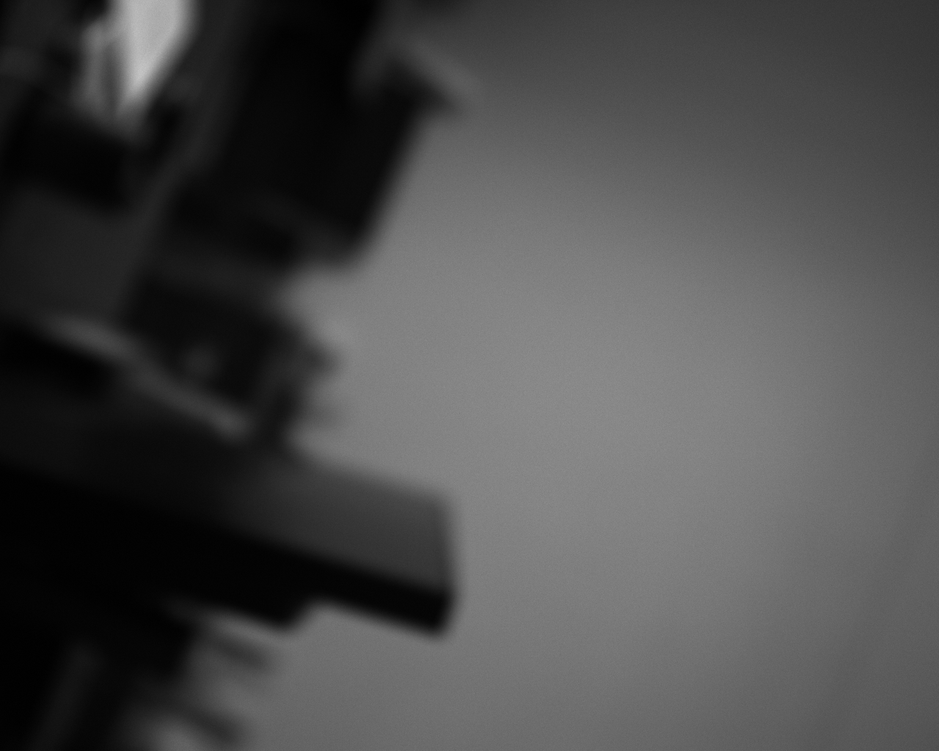
#> input picture week02-camera/day09/images/step02_exposure_1000us.png, 939 x 751 px, shrunk from 1280 x 1024 before the run
$ python test03_threshold_comparison.py
#> lines starting #> are read from the running program, lines starting #| are printed output that depends on the picture; after the words box and inside, x2 and y2 are one past the last pixel; in counts of white or black regions, pixels touching at a corner belong together
"""
Description:
Author: Jie.Zh
Date: 2026-06-29 23:42:23
LastEditTime: 2026-06-29 23:44:44
"""

from pathlib import Path

BASE_DIR = Path(__file__).resolve().parent
IMAGE_FILE_PATH = BASE_DIR / "images" / "step02_exposure_1000us.png"

OUTPUTS_PATH = BASE_DIR / "outputs" / "test03_threshold_comparison"
OUTPUTS_PATH.mkdir(parents=True, exist_ok=True)
image_name = IMAGE_FILE_PATH.stem

MULTI_THRESHOLDS = [60, 80, 100, 120, 140]
MIN_AREA = 300


# 转化为灰度图
def convert_gray_image(image):
    import cv2

    if image is None:
        raise RuntimeError("图片获取失败！")

    if image.ndim == 2:
        return image
    if image.ndim == 3:
        return cv2.cvtColor(image, cv2.COLOR_BGR2GRAY)
    raise RuntimeError(f"灰度图转化失败，当前图片维度为{image.ndim}")


# 二值图
def convert_binary_image(gray, threshold):
    import cv2

    ret, binary = cv2.threshold(
        gray,
        threshold,
        255,
        cv2.THRESH_BINARY,
    )
    if ret != threshold:
        raise RuntimeError("实际阈值与固定阈值不相同")
    return binary


# 轮廓标注
def contour_annotation(contour, marked, color):
    import cv2

    x, y, w, h = cv2.boundingRect(contour)
    cv2.rectangle(marked, (x, y), (x + w, y + h), color, 1, cv2.LINE_AA)


# 打印阈值对应的信息
def print_threshold_stats(
    binary,
    threshold,
    valid_contours,
    original_contour_count,
):
    import cv2
    import numpy as np

    white_pixels = np.count_nonzero(binary == 255)
    white_ratio = white_pixels / binary.size * 100

    areas = sorted([cv2.contourArea(cnt) for cnt in valid_contours], reverse=True)
    max_area = areas[0] if len(areas) != 0 else "0"
    print(
        f"当前阈值：{threshold}\n"
        f"白色像素比例：{white_ratio:.2f}% "
        f"原始轮廓数量：{original_contour_count} "
        f"有效轮廓数量：{len(valid_contours)} "
        f"最大有效轮廓面积：{max_area}"
    )


# 保存图片
def saved_image(path, image):
    import cv2

    saved = cv2.imwrite(str(path), image)
    if not saved:
        raise RuntimeError(f"{path.name} 保存失败")


def main():
    import cv2

    image = cv2.imread(str(IMAGE_FILE_PATH))
#> image is the input picture: shape (751, 939, 3); min 0, max 197, mean 74.4
    gray = convert_gray_image(image)
    # 循环固定阈值数组
    for threshold in MULTI_THRESHOLDS:
        # 复制图片
        marked_image = image.copy()
        # 保存图片路径
        binary_path = OUTPUTS_PATH / f"threshold_{threshold}_binary.png"
        result_path = OUTPUTS_PATH / f"threshold_{threshold}_contours.png"
        # 二值化图片
        binary = convert_binary_image(gray, threshold)
        # 寻找轮廓
        contours, _ = cv2.findContours(
            binary,
            cv2.RETR_EXTERNAL,
            cv2.CHAIN_APPROX_SIMPLE,
        )
        valid_contours = []
        # 循环轮廓
        for contour in contours:
            area = cv2.contourArea(contour)
            # 有效轮廓
            if area >= MIN_AREA:
                valid_contours.append(contour)
                contour_annotation(contour, marked_image, (0, 255, 0))
        # 打印阈值对应信息
        print_threshold_stats(binary, threshold, valid_contours, len(contours))
        # 保存图片
        saved_image(binary_path, binary)
        saved_image(result_path, marked_image)
#> this loop made 5 passes
#> (ret in convert_binary_image, white_pixels in print_threshold_stats, white_ratio in print_threshold_stats) on passes 1 to 5: (60, 442620, 62.77), (80, 372771, 52.86), (100, 279848, 39.68), (120, 140282, 19.89), (140, 4008, 0.568)
#| 当前阈值：60
#| 白色像素比例：62.77% 原始轮廓数量：227 有效轮廓数量：3 最大有效轮廓面积：430059.0
#| 当前阈值：80
#| 白色像素比例：52.86% 原始轮廓数量：246 有效轮廓数量：3 最大有效轮廓面积：362986.0
#| 当前阈值：100
#| 白色像素比例：39.68% 原始轮廓数量：615 有效轮廓数量：2 最大有效轮廓面积：272952.0
#| 当前阈值：120
#| 白色像素比例：19.89% 原始轮廓数量：766 有效轮廓数量：2 最大有效轮廓面积：135369.5
#| 当前阈值：140
#| 白色像素比例：0.57% 原始轮廓数量：25 有效轮廓数量：1 最大有效轮廓面积：3852.0
#> pass 1, in convert_binary_image, `ret, binary = cv2.threshold( gray, threshold, 255, cv2.THRESH_BINARY, )`:
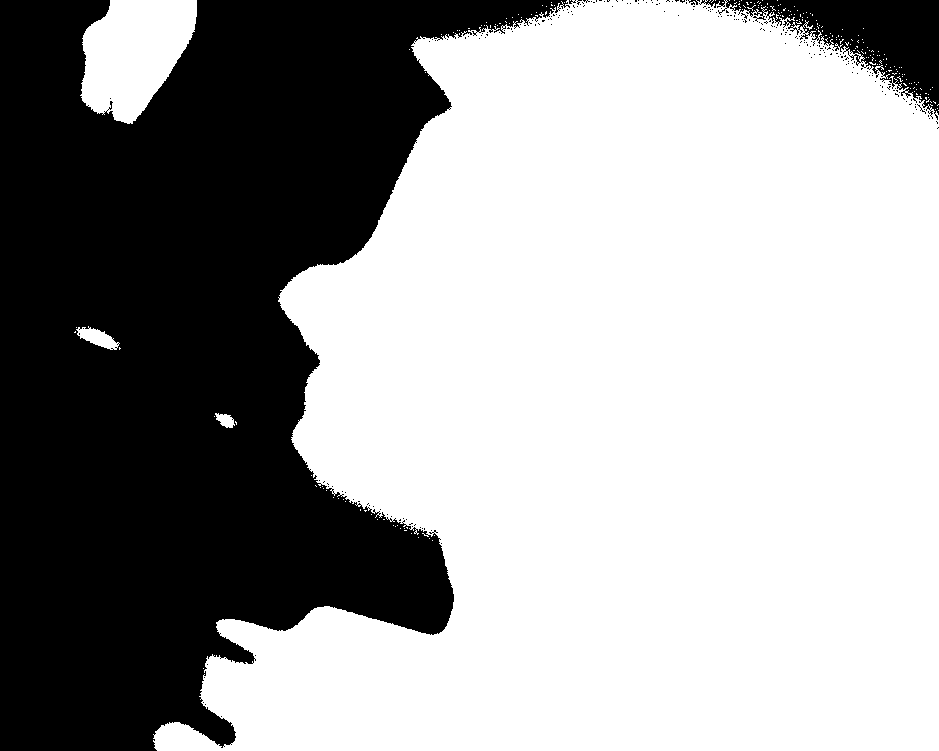
#> binary: shape (751, 939); 62.8% white; 236 black regions (233 under 20 px), largest, box (x1, y1, x2, y2) and area: (0, 0, 570, 751) 251593, (699, 0, 939, 120) 10496, (688, 0, 700, 5) 31
#> pass 1, in saved_image (call 2), `saved = cv2.imwrite(str(path), image)`:
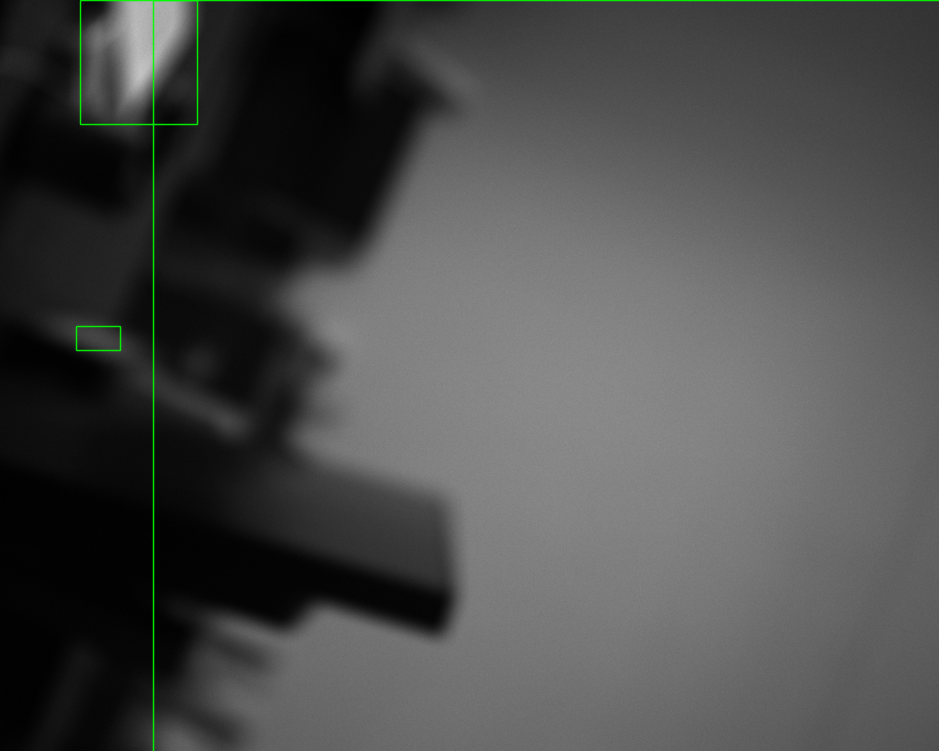
#> saved as threshold_60_contours.png: shape (751, 939, 3); mean B, G, R 74.3, 75.2, 74.3
#> pass 2, in convert_binary_image (call 2), `ret, binary = cv2.threshold( gray, threshold, 255, cv2.THRESH_BINARY, )`:
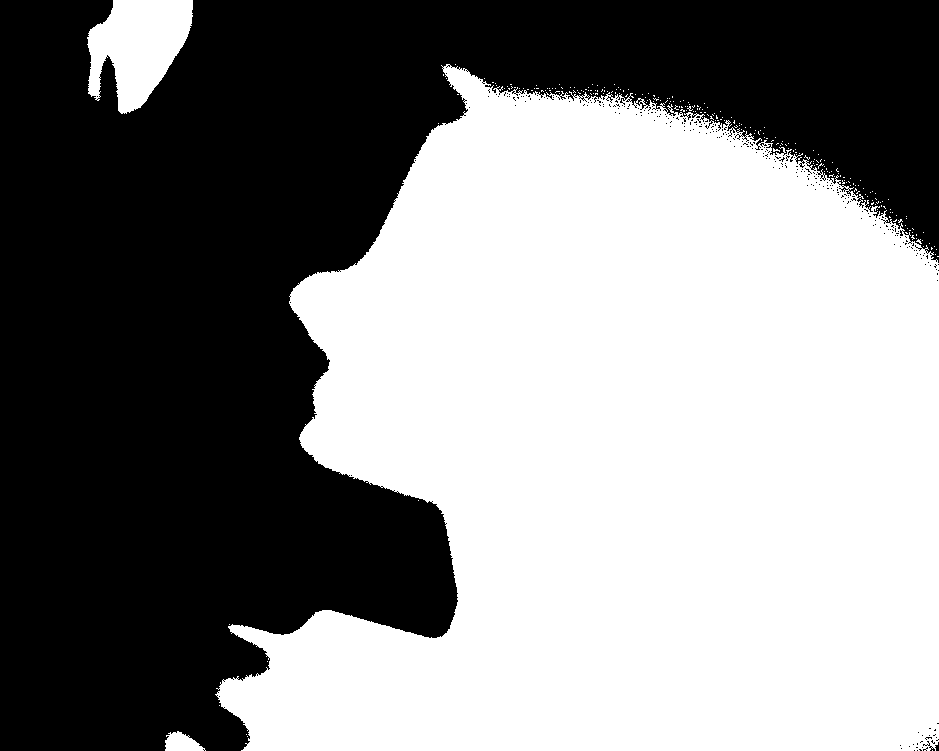
#> binary: shape (751, 939); 52.9% white; 289 black regions (286 under 20 px), largest, box (x1, y1, x2, y2) and area: (0, 0, 939, 751) 331833, (923, 741, 935, 751) 28, (935, 742, 939, 751) 23
#> pass 2, in saved_image (call 4), `saved = cv2.imwrite(str(path), image)`:
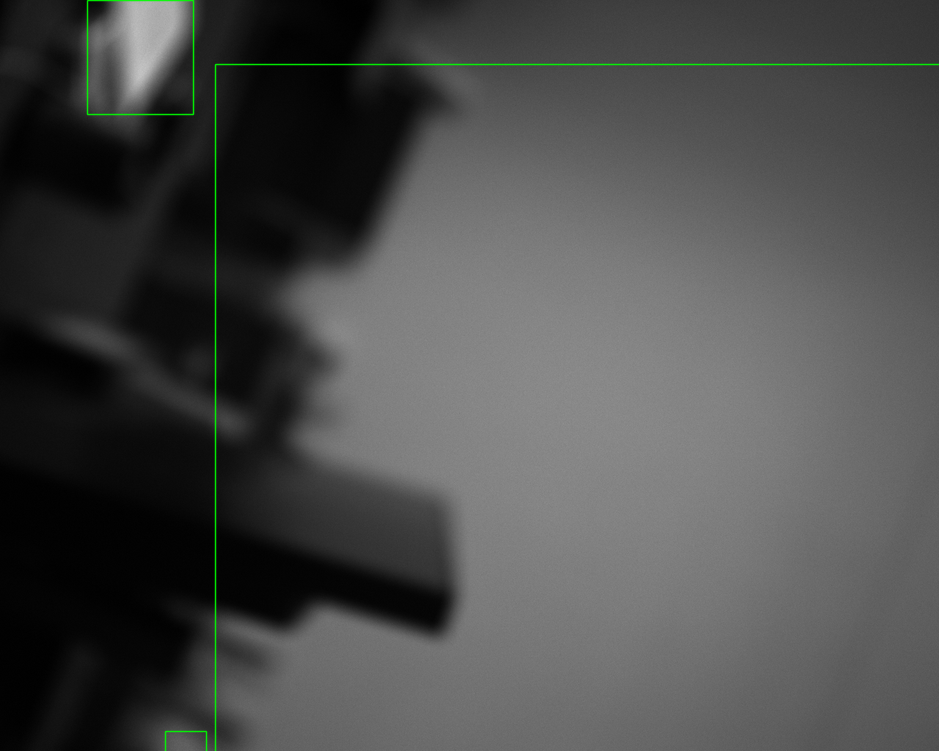
#> saved as threshold_80_contours.png: shape (751, 939, 3); mean B, G, R 74.3, 75.2, 74.3
#> after the loop:
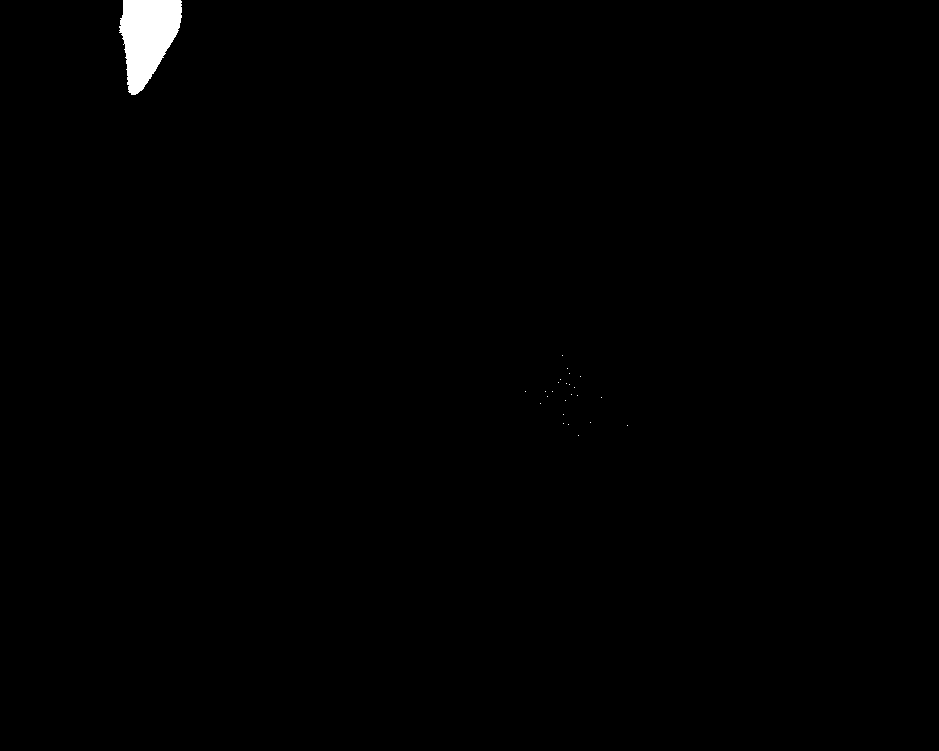
#> binary: shape (751, 939); 0.57% white; 25 white regions (24 under 20 px), largest, box (x1, y1, x2, y2) and area: (119, 0, 182, 95) 3984


main()
